Frame 1 (no input): blank canvas, image omitted
Frame 60 (the mouse pressed at the canvas centre just before this capture): blank canvas, image omitted
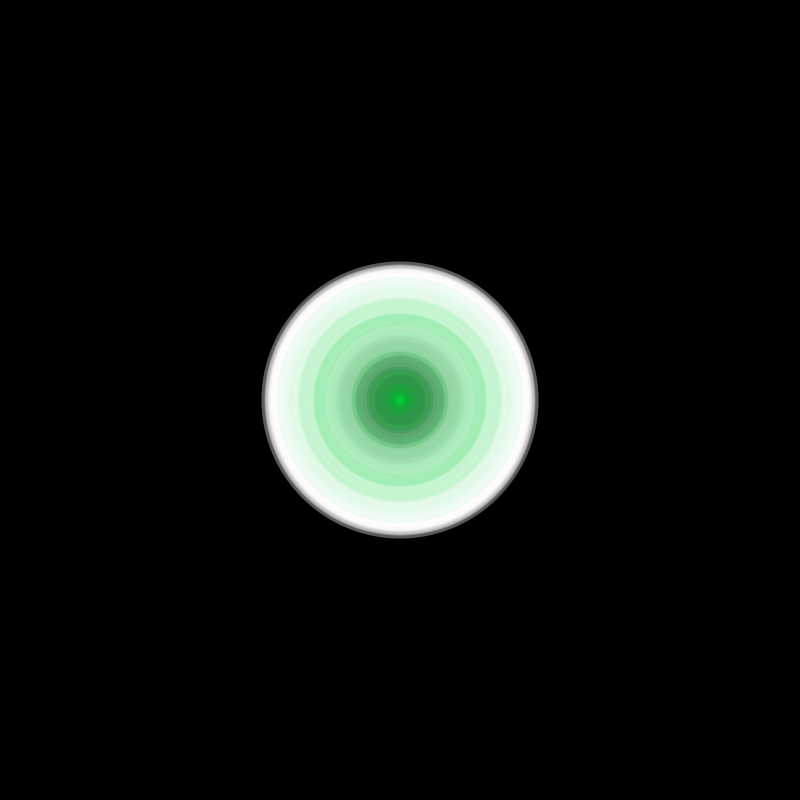
Frame 120 (the mouse held since frame 60 and released just before this capture)

The Processing sketch whose frames 1 and 60 were blank and that drew this single picture after the mouse press (run headless with seeded random() and noise(); from frame 60 on, the mouse is pressed at the canvas centre):

// Processing sketch: processing_112936
// ── processing_112936.pde

//when keyPressed, generate random colored bkg
//use mousePressed to draw

void setup() {
  size(800, 800);
  background(0);
  strokeWeight(30);
  frameRate(24);
}

void draw() {
  noiseSeed(1231);
  for (int i = 0; i < 3; i++) {
    float r = random(500);
    stroke(r, 50);
    if (keyPressed) {
      rect(CENTER,CENTER,displayWidth, displayHeight);
      fill(r);
    }
    if (mousePressed) {
      ellipse(mouseX, mouseY, r/2, r/2);
    }
    else {

      ellipse(mouseX, mouseY, 0, 0);
      fill (0, 200, 50, 20);
    }
  }
}
